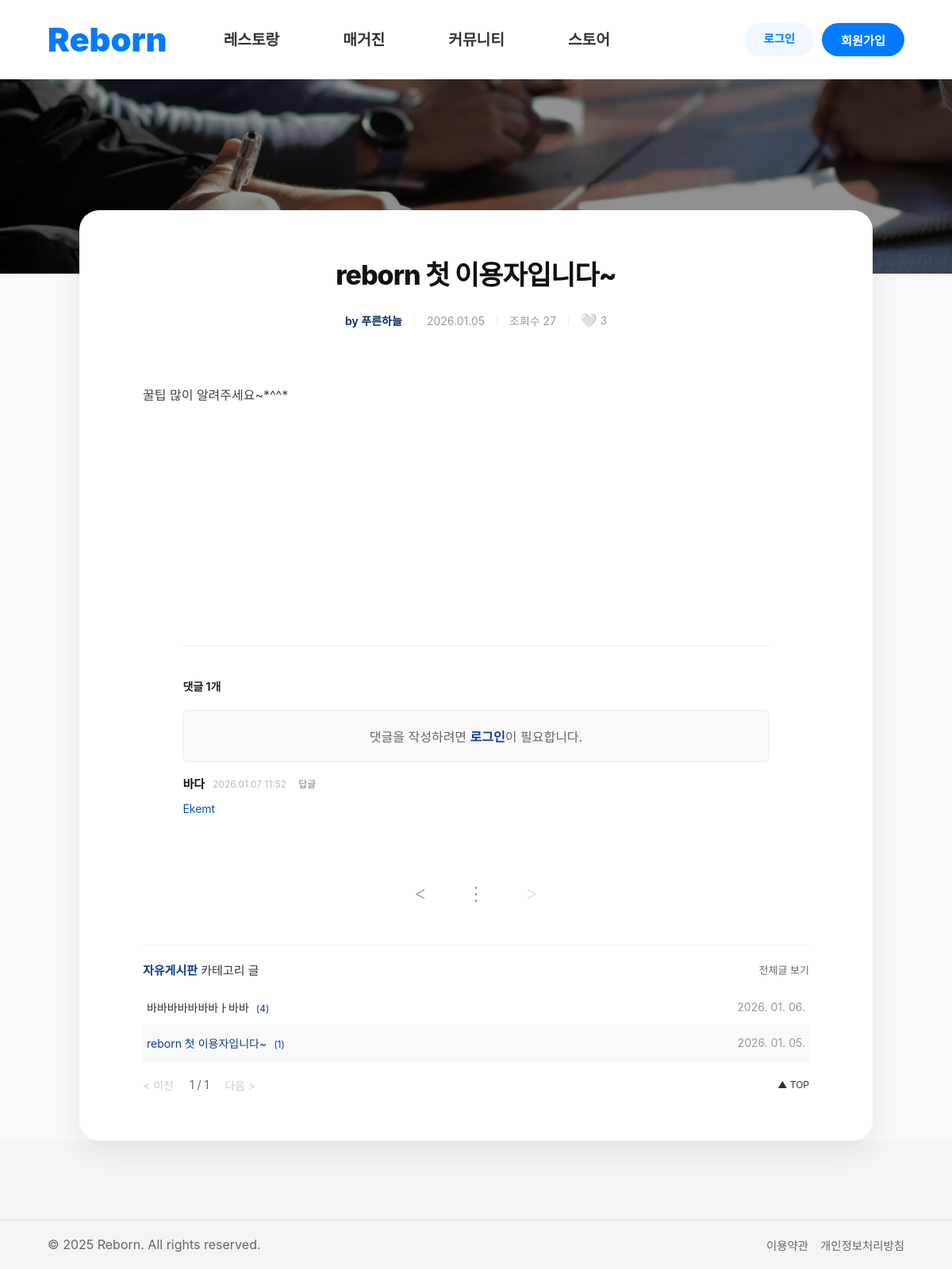
/board/bview/1/, run on an earlier commit of the app's database.
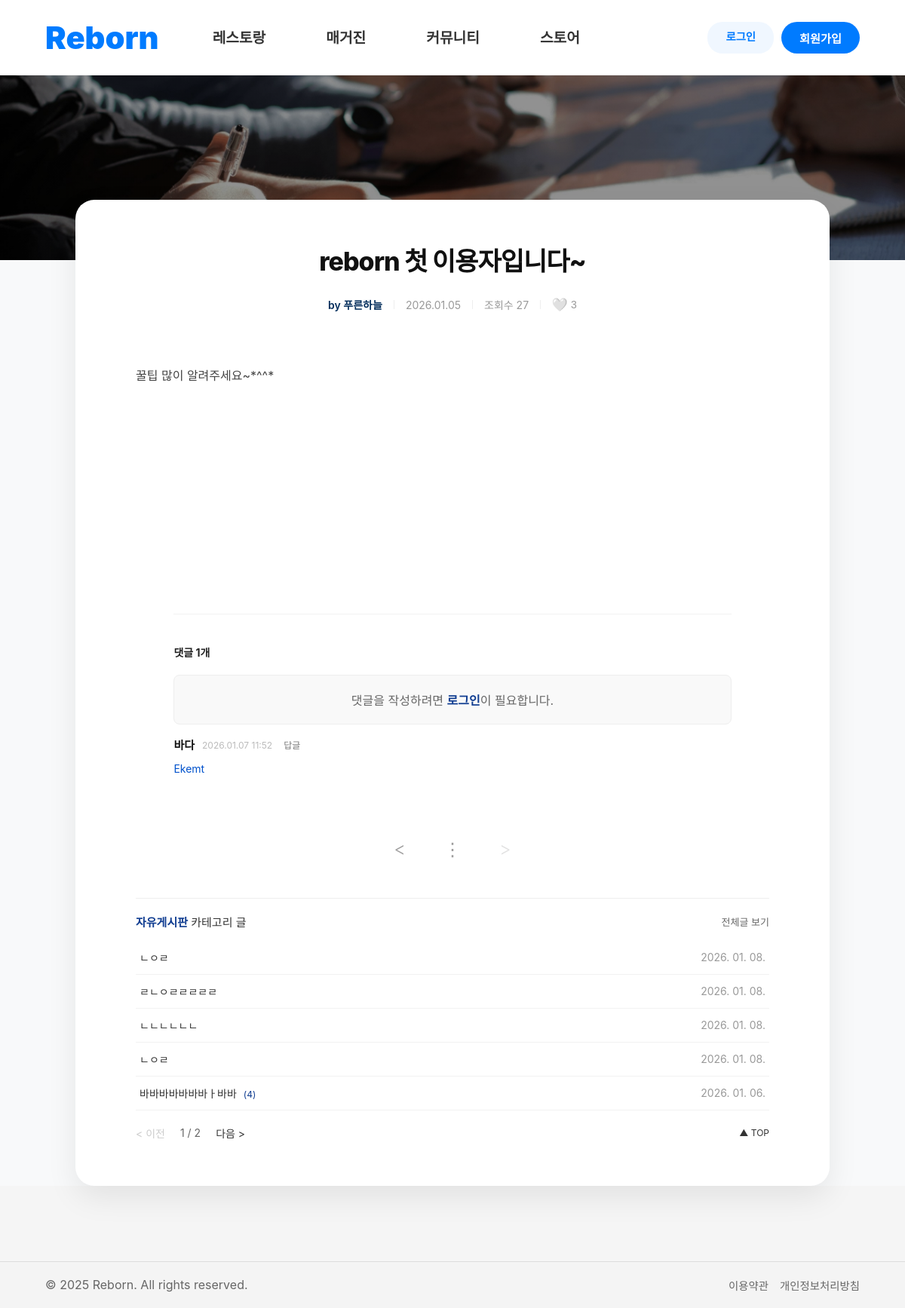
And on a later commit of the database.
### board/models.py (models this page shows, shortened)
class Comment(models.Model):
    post = models.ForeignKey(Post, on_delete=models.CASCADE, related_name='comments')
    author = models.CharField(max_length=50)
    content = models.TextField()
    created_at = models.DateTimeField(auto_now_add=True)
    image = models.ImageField(upload_to='comments/%Y/%m/%d/', null=True, blank=True)
    parent = models.ForeignKey('self', on_delete=models.CASCADE, null=True, blank=True, related_name='replies')

class Post(models.Model):
    title = models.CharField(max_length=200)
    content = models.TextField()
    author = models.CharField(max_length=50, default='익명')
    created_at = models.DateTimeField(auto_now_add=True)
    views = models.PositiveIntegerField(default=0)
    likes = models.PositiveIntegerField(default=0)
    category = models.CharField(max_length=20, default='general')
    topic = models.CharField(max_length=20, null=True, blank=True)

### board/views.py (the view)
# urls.py: path('bview/<int:bno>/', views.bview, name='bview'),
def bview(request, bno):
    post = get_object_or_404(Post, id=bno)
    print(f"--- 현재 카테고리: [{post.category}] ---")
    viewed_posts = request.session.get('viewed_posts', [])
    if bno not in viewed_posts:
        post.views += 1
        post.save()
        viewed_posts.append(bno)
        request.session['viewed_posts'] = viewed_posts
        request.session.modified = True
    all_category_posts = Post.objects.filter(category=post.category).order_by('-created_at')
    paginator = Paginator(all_category_posts, 5)
    page_number = request.GET.get('page', 1) # URL에 page 파라미터가 없으면 1페이지
    posts_in_category = paginator.get_page(page_number)
    prev_post = Post.objects.filter(
        category=post.category,
        created_at__gt=post.created_at
    ).order_by('created_at').first()
    next_post = Post.objects.filter(
        category=post.category,
        created_at__lt=post.created_at
    ).order_by('-created_at').first()
    comments = post.comments.all().order_by('-created_at')
    context = {
        'post': post,
        'prev_post': prev_post,
        'next_post': next_post,
        'comments': comments,
        'posts_in_category': posts_in_category, # 템플릿에서 리스트 출력용
    }
    if post.category == 'notice':
        return render(request, 'board/nview.html', context)
    elif post.category == 'map':
        return render(request, 'board/mview.html', context)
    else:
        return render(request, 'board/bview.html', context)

### board/templates/board/bview.html (shortened to what the changed rows need)
{% extends "base.html" %}
{% load static %} {% block css %}
<link rel="stylesheet" href="{% static 'css/blist.css' %}">
<link rel='stylesheet' href="{% static 'css/bview.css' %}">
{% endblock css %}
{% block body %}
<div class="board-wrapper">
    <div class="main-container">
        <div class="view-container">
            <div class="view-header">
                <h1>{{ post.title }}</h1>
                <div class="view-meta">
                    <span class="author">by {{ post.author }}</span>
                    <span class="date">{{ post.created_at|date:"Y.m.d" }}</span>
                    <span class="views">조회수 {{ post.views }}</span>
                    <form action="{% url 'board:post_like' post.id %}" method="POST" class="like-form">
                        <button type="submit" class="btn-like-icon" {% if not request.session.user_nm %}onclick="alert('로그인이 필요합니다.'); return false;"{% endif %}>
                            {% if post.id in request.session.liked_posts %}
                                <span class="heart-red">❤️</span>
                            {% else %}
                                <span class="heart-empty">🤍</span>
                            {% endif %}
                            <span class="like-count">{{ post.likes }}</span>
                        </button>
                    </form>
                </div>
            </div>
            <div class="view-content-box">
                <div id="post-display">
                    <div class="post-text">{{ post.content|linebreaks }}</div>
                </div>
            </div>
            <div class="comment-container">
                <ul class="comment-list">
                    {% for comment in comments %}
                        {% if not comment.parent %}
                        <li class="comment-item">
                            <div class="comment-info">
                                <span class="comment-author">{{ comment.author }}</span>
                                <span class="comment-date">{{ comment.created_at|date:"Y.m.d H:i" }}</span>
                                <div class="comment-util">
                                    <a href="javascript:void(0)" onclick="toggleReply('{{ comment.id }}')" class="btn-reply">답글</a>
                                </div>
                            </div>
                            <p class="comment-text" id="content-{{ comment.id }}">{{ comment.content }}</p>
                        </li>
                        {% endif %}
                {% empty %}
                    <li class="no-comment">첫 번째 댓글을 남겨보세요!</li>
                {% endfor %}
                    </ul>
                </div>
            </div>
            <div class="category-list-preview" style="margin-top: 50px; border-top: 1px solid #eee; padding-top: 20px;">
                <table style="width: 100%; border-collapse: collapse; font-size: 14px;">
                    {% for p in posts_in_category %}
                    <tr style="border-bottom: 1px solid #f2f2f2; {% if p.id == post.id %}background-color: #f9f9f9;{% endif %}">
                        <td style="padding: 12px 5px;">
                            <a href="{% url 'board:bview' p.id %}" style="text-decoration: none; color: {% if p.id == post.id %}#103d91{% else %}#333{% endif %};">
                                {{ p.title }}
                                {% if p.comments.count > 0 %}
                                <span style="color: #103d91ff; font-size: 12px; margin-left: 5px;">({{ p.comments.count }})</span>
                                {% endif %}
                            </a>
                        </td>
                        <td style="padding: 12px 5px; text-align: right; color: #999; width: 100px;">
                            {{ p.created_at|date:"Y. m. d." }}
                        </td>
                    </tr>
                    {% endfor %}
                </table>
                <div class="category-pagination" style="display: flex; justify-content: center; align-items: center; margin-top: 20px; gap: 20px; font-size: 14px; color: #666;">
                    {% if posts_in_category.has_previous %}
                        <a href="?page={{ posts_in_category.previous_page_number }}" style="text-decoration: none; color: #333;">&lt; 이전</a>
                    {% else %}
                        <span style="color: #ccc;">&lt; 이전</span>
                    {% endif %}
                    <div class="page-numbers">
                        {{ posts_in_category.number }} / {{ posts_in_category.paginator.num_pages }}
                    </div>
                    {% if posts_in_category.has_next %}
                        <a href="?page={{ posts_in_category.next_page_number }}" style="text-decoration: none; color: #333;">다음 &gt;</a>
                    {% else %}
                        <span style="color: #ccc;">다음 &gt;</span>
                    {% endif %}
                    <a href="#" style="margin-left: auto; text-decoration: none; color: #333; font-size: 12px;">▲ TOP</a>
                </div>
            </div>
        </div>
    </div>
{% endblock body %}

What changed in the data, as far as the page shows it:
no longer on one of the page's lists (row unchanged): Post: title "reborn 첫 이용자입니다~", comments.count "1", created_at "2026. 01. 05."
added Post: title "ㄴㅇㄹ", created_at "2026. 01. 08."
added Post: title "ㄹㄴㅇㄹㄹㄹㄹㄹ", created_at "2026. 01. 08."
added Post: title "ㄴㄴㄴㄴㄴㄴ", created_at "2026. 01. 08."
added Post: title "ㄴㅇㄹ", created_at "2026. 01. 08."
Also different on the page:
{{ posts_in_category.paginator.num_pages }}: "1" → "2"
